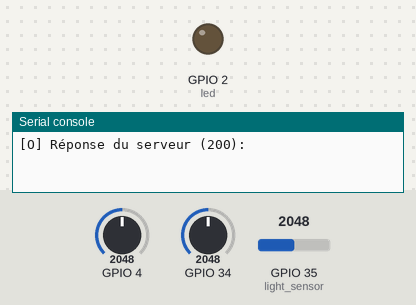
This program was run on a simulated ESP32 board running MicroPython. Parts: output pins drawn as LEDs (lit = HIGH), the last lines printed to the serial console. Inputs (shaded band) come from the test bench; at power-on: GPIO 4 = 2048, GPIO 34 = 2048, GPIO 35 (light_sensor) = 2048 (analog values on the 0–4095 scale). WiFi joins after 1.5 s; web requests get an empty 200 reply after 0.4 s; the clock reads 2024-03-15 10:24:30 at power-on unless the program sets it.

Above: at 4.2 s.
4.3 s: GPIO 4 set to 1299
6.0 s: GPIO 4 set to 1194
At 7.1 s:
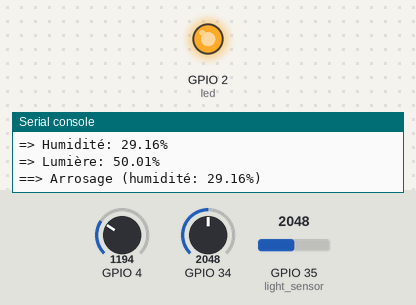
8.3 s: GPIO 4 set to 2047
Timing chart, 0 to 16.7 s (numbered marks = the images above; inputs shaded):
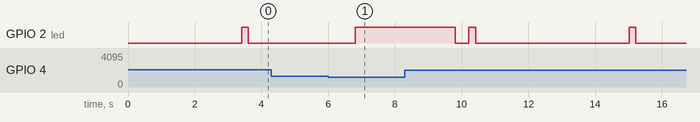

Measured:
- the behaviour switches between 1229 and 1228 on GPIO 4 (found by bisection; images 0 and 1)
- after the input at 6.0 s, GPIO 2 (led): LOW → HIGH after 0.81 s

The program:

main.py
```python
import time
import ujson
import config
from machine import Pin
from modules.network import NetworkManager
from modules.temperature import TemperatureSensor
from modules.humidity import HumiditySensor
from modules.light import LightSensor
from modules.pump import PumpRelay

class Main:
    def __init__(self):
        """Initialisation de la classe principale"""
        # LED pour le retour visuel
        self.led = Pin(2, Pin.OUT)

        # Initialiser la connexion réseau
        self.network = NetworkManager(
            ssid=config.WIFI_SSID,
            password=config.WIFI_PASSWORD,
            server_url=config.SERVER_URL
        )

        # Initialiser les capteurs
        self.temp_sensor = TemperatureSensor(config.TEMPERATURE_PIN)
        self.humidity_sensor = HumiditySensor(config.HUMIDITY_PIN)
        self.light_sensor = LightSensor(config.LIGHT_PIN)
        self.pump = PumpRelay(config.PUMP_PIN)

    def connect(self):
        """Se connecter au réseau WiFi"""
        return self.network.connect_wifi()

    def read_sensors(self):
        """Lire les valeurs de tous les capteurs disponibles"""
        readings = {
            "device_id": config.DEVICE_ID,
            "temperature": self.temp_sensor.read(),
            "humidity": self.humidity_sensor.read(),
            "light": self.light_sensor.read()
        }

        print(f"=> Température: {readings['temperature']}°C")
        print(f"=> Humidité: {readings['humidity']}%")
        print(f"=> Lumière: {readings['light']}%")

        return readings

    def send_data(self, data):
        """Envoyer les données au serveur"""
        import urequests
        headers = {"Content-Type": "application/json"}
        endpoint = f"{config.SERVER_URL}/measurements"
        json_data = ujson.dumps(data)

        print("!! Envoi des données:", json_data)

        response = urequests.post(endpoint, data=json_data, headers=headers)
        print(f"[O] Réponse du serveur ({response.status_code}):", response.text)
        response.close()
        self.blink_led(1)  # Clignoter une fois pour confirmer
        return True

    def water_if_needed(self):
        """Arroser si l'humidité est trop basse"""
        humidity = self.humidity_sensor.read()
        if humidity < config.HUMIDITY_THRESHOLD:
            print(f"==> Arrosage (humidité: {humidity}%)")
            self.pump.run_for(config.WATERING_DURATION)
            return True
        return False

    def blink_led(self, times=1, delay=0.2):
        """Faire clignoter la LED"""
        for _ in range(times):
            self.led.on()
            time.sleep(delay)
            self.led.off()
            time.sleep(delay)

    def run(self):
        """Exécuter la boucle principale"""
        # Se connecter au WiFi
        self.connect()

        print("\n-> Démarrage de la boucle principale\n")
        last_report_time = 0

        while True:
            # Lire les capteurs
            readings = self.read_sensors()

            # Vérifier s'il faut arroser
            self.water_if_needed()

            # Envoyer les données périodiquement
            current_time = time.time()
            if current_time - last_report_time >= config.REPORTING_INTERVAL:
                if self.send_data(readings):
                    last_report_time = current_time

            # Attendre avant la prochaine lecture
            time.sleep(config.READING_INTERVAL)

# Point d'entrée du programme
if __name__ == "__main__":
    main = Main()
    main.run()
```

config.py
```python
# Configuration Wi-Fi
WIFI_SSID = "iPhone de Raphael"
WIFI_PASSWORD = "7652314326"
WIFI_USERNAME = None  # Pour WPA2-Enterprise, sinon None

# Configuration du serveur
SERVER_URL = "https://rtm8v0k5-3001.usw3.devtunnels.ms/api"
DEVICE_ID = "ESP32_PLANT"


# Pins
TEMPERATURE_PIN = 34
HUMIDITY_PIN = 4
LIGHT_PIN = 35
PUMP_PIN = 2

# Seuils pour les actions automatiques
HUMIDITY_THRESHOLD = 30  # % en dessous duquel la plante est considérée comme "sèche"
TEMPERATURE_THRESHOLD = 30  # °C au-dessus duquel la plante a "chaud"
LIGHT_THRESHOLD = 20  # % en dessous duquel il fait "sombre"

# Configuration de l'arrosage
WATERING_DURATION = 3  # secondes d'arrosage quand la plante est sèche

# Intervalles
READING_INTERVAL = 1    # secondes entre chaque lecture des capteurs
REPORTING_INTERVAL = 5  # secondes entre chaque envoi au serveur
```

network.py
```python
import network
import time
import ubinascii
import machine

class NetworkManager:
    def __init__(self, ssid, password, server_url, username=None):
        """
        Initialise le gestionnaire de réseau avec les informations de connexion
        """

        self.ssid = ssid
        self.password = password
        self.username = username
        self.server_url = server_url
        self.wlan = network.WLAN(network.STA_IF)

        # Obtenir l'adresse MAC pour l'identification uniquie
        self.mac = ubinascii.hexlify(network.WLAN().config('mac'),':').decode()

        # Activer l'interface réseau
        self.wlan.active(True)

    def connect_wifi(self, max_retries=10):
        """
        Se connecte au réseau WiFi configuré
        """

        print(f"[RÉSEAU] Connexion au WiFi '{self.ssid}'...")

        if self.wlan.isconnected():
            print(f"[RÉSEAU] Déjà connecté au WiFi, IP: {self.get_ip()}")
            return True

        # Se connecter au réseau WiFi
        self.wlan.connect(self.ssid, self.password)

        # Attendre la connexion
        retry_count = 0
        while not self.wlan.isconnected():
            if retry_count >= max_retries:
                print("[RÉSEAU] Échec de connexion au WiFi après plusieurs tentatives")
                return False

            print(f"[RÉSEAU] Tentative de connexion ({retry_count+1}/{max_retries})...")
            time.sleep(1)
            retry_count += 1

        # Afficher les informations de connexion
        ip = self.get_ip()
        print(f"[RÉSEAU] Connexion WiFi établie! IP: {ip}")
        return True

    def get_ip(self):
        """
        Récupère l'adresse IP attribuée
        """
        if self.wlan.isconnected():
            return self.wlan.ifconfig()[0]
        else:
            return "Non connecté"

    def reconnect_if_needed(self):
        """
        Vérifie et rétablit la connexion si nécessaire
        """
        if not self.wlan.isconnected():
            print("[RÉSEAU] Connexion perdue, tentative de reconnexion...")
            return self.connect_wifi()
        return True

    def disconnect(self):
        """
        Déconnecte du réseau WiFi
        """
        if self.wlan.isconnected():
            self.wlan.disconnect()
            print("[RÉSEAU] Déconnecté du WiFi")
```

temperature.py
```python
from machine import Pin, ADC

class TemperatureSensor:
    def __init__(self, pin):
        """Initialise le capteur de température sur le bon pin"""
        self.sensor = ADC(Pin(pin))
        self.sensor.atten(ADC.ATTN_11DB)  # Full range: 3.3v

    def read(self):
        """Renvoie la température en Celsius"""
        raw = self.sensor.read()
        # Convertit la valeur brute ADC (0-4095) en tension (0-3.3v)
        voltage = (raw / 4095) * 3.3
        # Convertit la tension en température (Il faudra l'ajuster pour que ça marche bien)
        # temp capteur : 280
        # temp reelle : 21
        temperature = (voltage - 0.5) * 100
        return round(temperature, 2)

    def is_hot(self, threshold=30):
        """Renovie True si la température est élevée (au-dessus du seuil)"""
        return self.read() > threshold
```

humidity.py
```python
from machine import Pin, ADC

class HumiditySensor:
    def __init__(self, pin):
        """Initialise le capteur d'humidité sur le bon pin"""
        self.sensor = ADC(Pin(pin))
        self.sensor.atten(ADC.ATTN_11DB)  # Full range: 3.3v

    def read(self):
        """Renvoie l'humidité (0-100%)"""
        raw = self.sensor.read()
        # Convertit la valeur brute ADC (0-4095) en pourcentage (0-100)
        humidity = ((raw / 4095) * 100)
        return round(humidity, 2)

    def is_dry(self, threshold=30):
        """Renvoie True si l'humidité est faible (en dessous du seuil)"""
        return self.read() < threshold
```

light.py
```python
from machine import Pin, ADC

class LightSensor:
    def __init__(self, pin):
        """Initialise le capteur de lumière sur le bon pin"""
        self.sensor = ADC(Pin(pin))
        self.sensor.atten(ADC.ATTN_11DB)  # Full range: 3.3v

    def read(self):
        """Renvoie la lumière (0-100%)"""
        raw = self.sensor.read()
        # Convert raw ADC value (0-4095) to percentage (0-100)
        light = ((raw / 4095) * 100)
        return round(light, 2)

    def is_dark(self, threshold=20):
        """Renvoie True si la lumière est faible (en dessous du seuil)"""
        return self.read() < threshold
```

pump.py
```python
import time
from machine import Pin

class PumpRelay:
    def __init__(self, pin):
        """Initialise la pompe sur le bon pin"""
        self.relay = Pin(pin, Pin.OUT)
        self.is_running = False

    def turn_on(self):
        """Allume la pompe"""
        self.relay.on()
        self.is_running = True

    def turn_off(self):
        """Eteint la pompe"""
        self.relay.off()
        self.is_running = False

    def run_for(self, seconds):
        """Allume la pompe pour un certain nombre de secondes"""
        self.turn_on()
        time.sleep(seconds)
        self.turn_off()
```

boot.py
```python
import time

print("\n" + "="*40)
print("🌱 Smart Plant System - Démarrage 🌱")
print("="*40 + "\n")

# Attendre un peu pour assurer la stabilité au démarrage
time.sleep(1)
```
